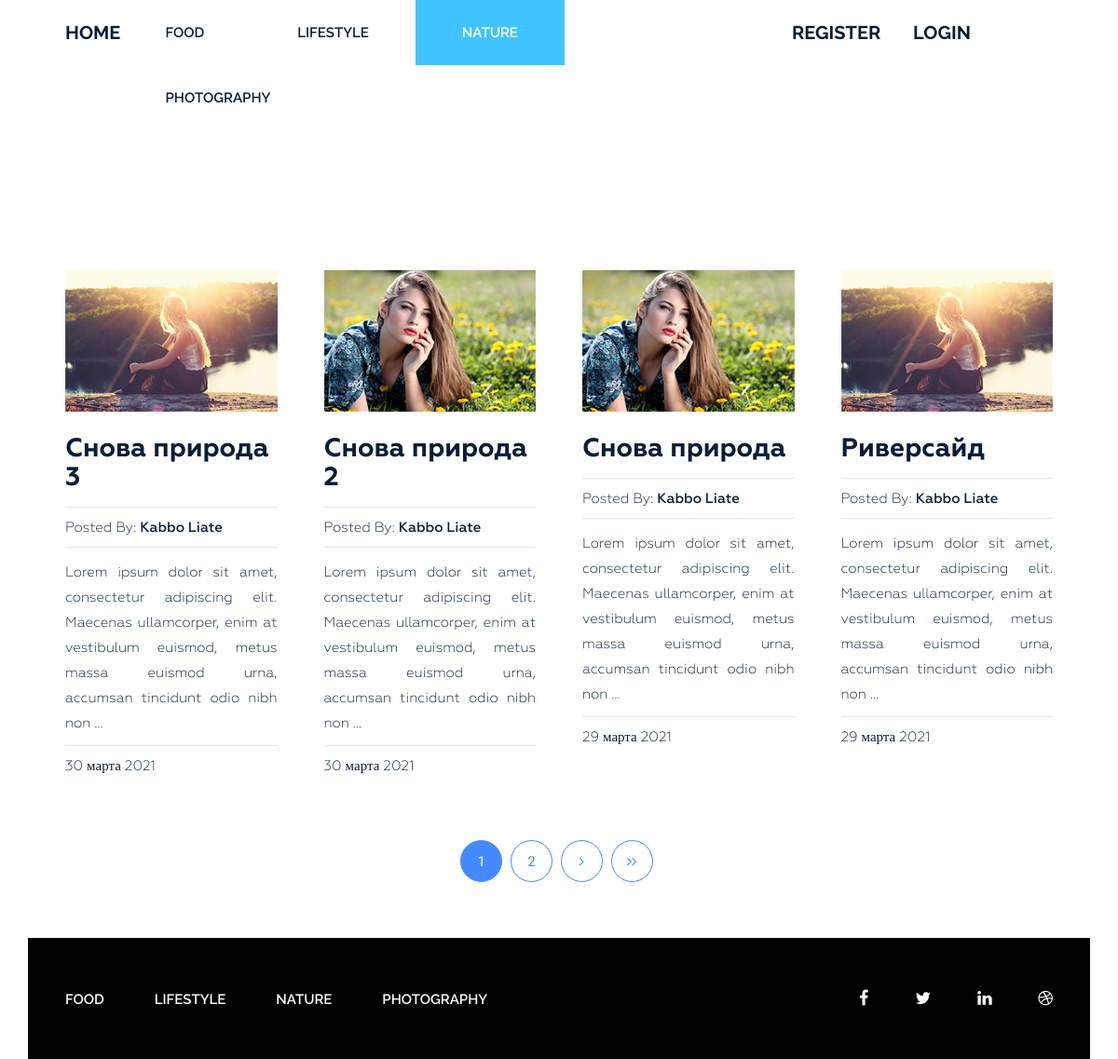
Before: /category/nature/ with the older database file.
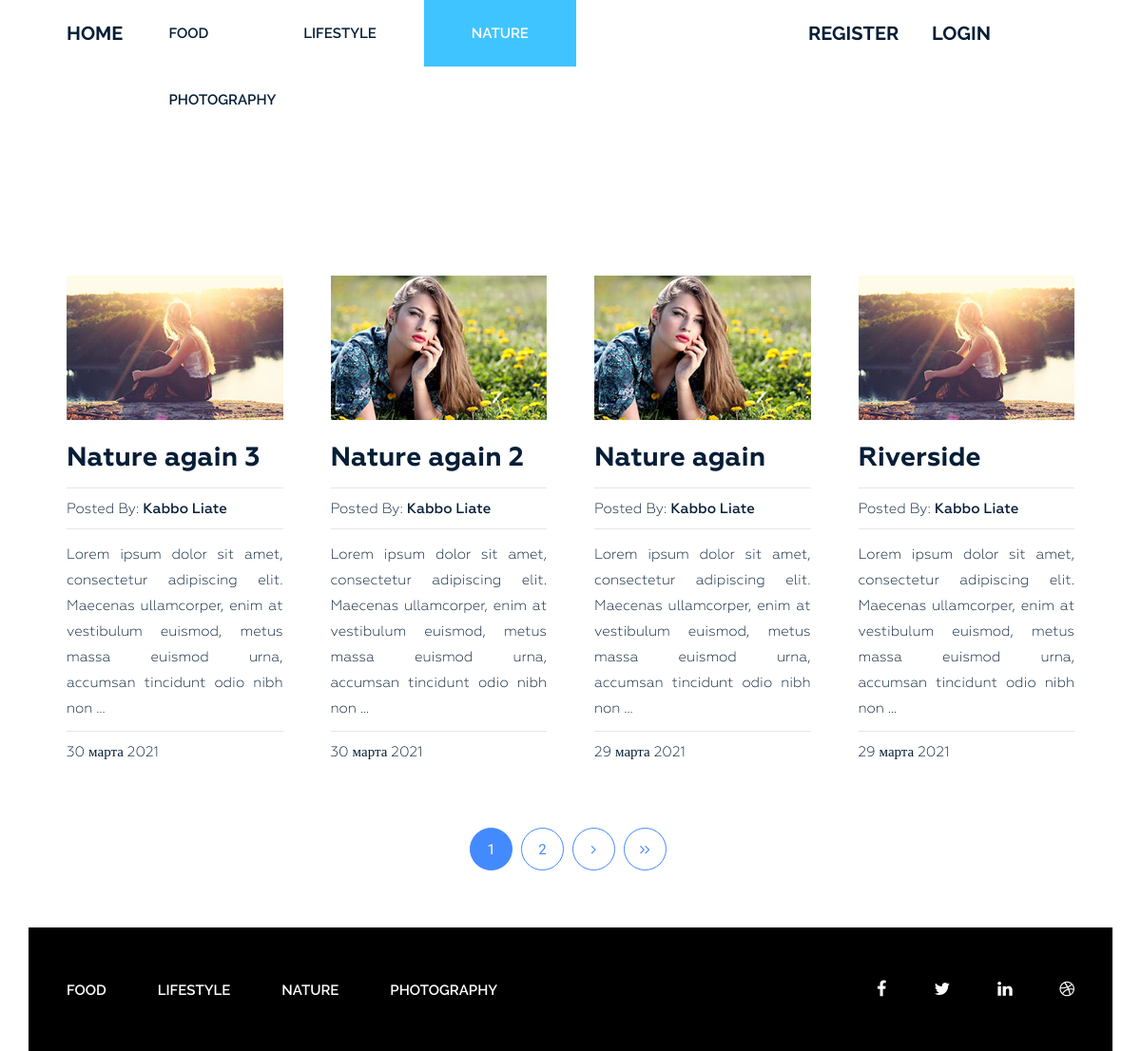
After: the same page with the newer database file.
### blog/models.py (models this page shows, shortened)
class Category(models.Model):
    title = models.CharField(max_length=255, verbose_name="Category",)
    slug = models.SlugField(max_length=255, verbose_name="Url", unique=True)
    def __str__(self):
        return self.title
    def get_absolute_url(self):  # для ссылок
        return reverse_lazy("category", kwargs={"slug": self.slug, })
    class Meta:
        verbose_name = "Category"
        verbose_name_plural = "Categories"
        ordering = ["title"]

class Post(models.Model):
    title = models.CharField(max_length=255, verbose_name="Title",)
    slug = models.SlugField(max_length=255, verbose_name="Url", unique=True)
    author = models.CharField(max_length=100, verbose_name="Author", )
    content = models.TextField(verbose_name="Content",blank=True,)
    created_at = models.DateTimeField(auto_now_add=True, verbose_name="Creation date", )
    photo = models.ImageField(upload_to="photos/%Y/%m/%d/", blank=True, verbose_name="Photo", )
    views = models.IntegerField(default=0, verbose_name="Views", )
    category = models.ForeignKey(Category, on_delete=models.PROTECT,related_name="posts", verbose_name="Category", )
    tags  = models.ManyToManyField(Tag, blank=True, related_name="posts", verbose_name="Tag",)
    is_main = models.BooleanField(default=False, verbose_name="On main?")
    def get_absolute_url(self):  # для ссылок
        return reverse_lazy("post", kwargs={"slug": self.slug, })
    class Meta:
        verbose_name = "Post"
        verbose_name_plural = "Posts"
        ordering = ["-created_at"]

### blog/views.py (the view)
# urls.py: path('category/<str:slug>/', PostsByCategory.as_view(), name="category"),
class PostsByCategory(ListView):
    template_name = "blog/category.html"
    context_object_name = "posts"
    paginate_by = 4
    allow_empty = False
    def get_queryset(self):
        return Post.objects.filter(category__slug=self.kwargs["slug"])
    def get_context_data(self, *, object_list=None, **kwargs):
        context = super().get_context_data(**kwargs)
        context["title"] = Category.objects.get(slug=self.kwargs["slug"])
        return context

### blog/templatetags/menu.py (called while the page is built)
@register.inclusion_tag("blog/menu_tpl.html")
def show_menu(menu_class='menu'):
    categories = Category.objects.all()            # обращаемся в кэш, если там нет ничего то заполняем на 500сек
    return {"categories": categories, "menu_class": menu_class }

### blog/templates/blog/category.html (shortened to what this page needs)
{% extends "base.html" %}
{% load static %}
{% block content %}
<section class="blog-post-area">
    <div class="container">
        <div class="row">
            <div class="blog-post-area-style">
                {% for p in posts %}
                <div class="col-md-3">
                    <div class="single-post">
                        {% if p.photo %}
                        <img src="{{ p.photo.url }}" alt="{{p.title}}">
                        {% else %}
                        <img src="https://picsum.photos/id/443/300/201?grayscale" alt="{{p.title}}">
                        {% endif %}
                        <h3><a href="{{ p.get_absolute_url }}">{{p.title}}</a></h3>
                        <h4><span>Posted By: <span class="author-name">{{p.author}}</span></span>
                        </h4>
                        {{p.content | truncatewords_html:23 | safe }}
                        <h4><span>{{ p.created_at | date:"j E Y" }}</span></h4>
                    </div>
                </div>
                {% endfor %}
            </div>
        </div>
    </div>
    {%include "inc/_pagination.html"%}
</section>
{% endblock %}

### templates/base.html (shortened to what this page needs)
{% load static %}
{% load cache %}
<!DOCTYPE html>
<html lang="en">
<head>
    <link rel="stylesheet" href="{% static 'css/bootstrap.css' %}">
    <link rel="stylesheet" href="{% static 'css/font-awesome.min.css' %}">
    <link rel="stylesheet" href="{% static 'css/owl.carousel.min.css' %}">
    <link rel="stylesheet" href="{% static 'css/owl.theme.default.min.css' %}">
    <link rel="stylesheet" href="{% static 'style.css' %}">
    <link rel="stylesheet" href="{% static 'responsive.css' %}">
</head>
<body>
    <div class="wrapper">
        {%include "inc/_header.html"%}
                {% block content %} {% endblock %}
        {% cache 60 footer %}
        {%include "inc/_footer.html"%}
        {% endcache %}
    </div>
</body>
</html>

### templates/inc/_header.html
{% load menu %}
<header class="header">
    <div class="container">
        <div class="row">
            <div class="col-md-1">
                <div class="logo">
                    <h2><a href="{% url 'home' %}">Home</a></h2>
                </div>
            </div>
            <div class="col-md-7">
                {% show_menu %}
            </div>
            <div class="col-md-4">
                <div class="logo">
                    <div class="row">
                        {%if request.user.is_authenticated %}
                        <div class="col-md-4">
                            <h2 style="font-size:25px;font-weight:600">Welcome, {{user.username}}</h2>
                        </div>
                        <div class="col-md-4">
                            <h2><a href="{% url 'logout' %}">Logout</a></h2>
                        </div>
                        {%else%}
                        <div class="col-md-4">
                            <h2><a href="{% url 'register' %}">Register</a></h2>
                        </div>
                        <div class="col-md-4">
                            <h2><a href="{% url 'login' %}">Login</a></h2>
                        </div>
                        {%endif%}
                    </div>
                </div>
            </div>
        </div>
    </div>
</header>

### blog/templates/blog/menu_tpl.html
<div class="{{menu_class}}">
    <ul>
        {% for i in categories %}
        <li><a href="{{ i.get_absolute_url }}">{{ i.title }}</a></li>
        {% endfor %}
    </ul>
</div>

### templates/inc/_pagination.html (shortened to what this page needs)
{% if page_obj.has_other_pages %}
{% if s %}
<div class="pegination">
    <div class="nav-links">
        {% if page_obj.has_previous %}
        <a class="page-numbers" href="?{{ s }}page={{ page_obj.previous_page_number }}" tabindex="-1"
           aria-disabled="true"><i class="fa fa-angle-left" aria-hidden="true"></i></a>
        {% endif %}
        {% for p in page_obj.paginator.page_range%}
        {% if page_obj.number == p %}
        <a class="page-numbers current" href="?{{ s }}page={{p}}">{{p}}</a>
        {% elif p > page_obj.number|add:-3 and p < page_obj.number|add:3 %}
        <a class="page-numbers" href="?{{ s }}page={{p}}">{{p}}</a>
        {% endif %}
        {% endfor %}
        {% if page_obj.has_next %}
        <a class="page-numbers" href="?{{ s }}page={{ page_obj.next_page_number }}" tabindex="-1"
           aria-disabled="true"><i class="fa fa-angle-right" aria-hidden="true"></i></a>
        <a class="page-numbers" href="?{{ s }}page={{ page_obj.paginator.num_pages }}"><i class="fa fa-angle-right"
                                                                                   aria-hidden="true"></i><i
                class="fa fa-angle-right" aria-hidden="true"></i></a>
        {% endif %}
    </div>
</div>
{%else%}
<div class="pegination">
    <div class="nav-links">
        {% for p in page_obj.paginator.page_range%}
        {% if page_obj.number == p %}
        <a class="page-numbers current" href="?page={{p}}">{{p}}</a>
        {% elif p > page_obj.number|add:-3 and p < page_obj.number|add:3 %}
        <a class="page-numbers" href="?page={{p}}">{{p}}</a>
        {% endif %}
        {% endfor %}
        {% if page_obj.has_next %}
        <a class="page-numbers" href="?page={{ page_obj.next_page_number }}" tabindex="-1"
           aria-disabled="true"><i class="fa fa-angle-right" aria-hidden="true"></i></a>
        <a class="page-numbers" href="?page={{ page_obj.paginator.num_pages }}"><i class="fa fa-angle-right"
                                                                                   aria-hidden="true"></i><i
                class="fa fa-angle-right" aria-hidden="true"></i></a>
        {% endif %}
    </div>
</div>
{%endif%}
    {% else %}
<div class="col-md-12" style="height:25px;clear:both;"></div>
{% endif %}

### templates/inc/_footer.html
{% load menu %}
<footer class="footer">
    <div class="container">
        <div class="row">
            <div class="col-md-12">
                <div class="footer-bg">
                    <div class="row">
                        <div class="col-md-9">
                            {% show_menu "footer-menu" %}
                        </div>
                        <div class="col-md-3">
                            <div class="footer-icon">
                                <p><a href="#"><i class="fa fa-facebook" aria-hidden="true"></i></a><a href="#"><i
                                        class="fa fa-twitter" aria-hidden="true"></i></a><a href="https://www.instagram.com/oksi_lashes/"><i
                                        class="fa fa-linkedin" aria-hidden="true"></i></a><a href="/"><i
                                        class="fa fa-dribbble" aria-hidden="true"></i></a></p>
                            </div>
                        </div>
                    </div>
                </div>
            </div>
        </div>
    </div>
</footer>

### siteblog/static/style.css (style rules this page uses)
.wrapper header.header .logo h2 { margin: 0 0 0 40px; padding: 0; }
.wrapper header.header .logo h2 a { color: #061e37; font-family: "Raleway", sans-serif; font-size: 20px; font-weight: 700; text-decoration: none; line-height: 70px; padding: 22px 0; text-transform: uppercase; }
.wrapper header.header .menu { margin: 0 }
.wrapper header.header .menu ul { float: right; margin: 0; padding: 0; margin-right: 4px; }
.wrapper header.header .menu ul li { display: inline-block; list-style: outside none none; margin: 0 -4px 0 0; }
.wrapper header.header .menu ul li a { color: rgb(6, 30, 55); font-family: "Raleway", sans-serif; font-size: 15px; font-weight: 600; line-height: 70px; padding: 26px 50px; text-decoration: none; text-transform: uppercase; }
.wrapper header.header .menu ul li.active a { background: #40c4ff; color: #fff; }
section.blog-post-area { margin-top: 50px; }
section.blog-post-area img { width: 100%; }
section.blog-post-area .single-post { padding-right: 20px; margin: 100px 0px 0px; }
section.blog-post-area h4 span { font-family: Geometria; font-weight: 400; font-size: 15px; color: #061e37; text-decoration: none; }
section.blog-post-area h4 span.author-name { font-weight: 500; }
.blog-post-area .single-post h3 a { font-family: Geometria; font-size: 28px; font-weight: 700; text-decoration: none; color: #061e37; }
.blog-post-area .single-post p { color: #061e37; font-family: Geometria; font-size: 15px; font-weight: 400; line-height: 27px; padding-top: 14px; position: relative; text-align: justify; }
.blog-post-area .single-post h4 { margin-bottom: 12px; padding-top: 10px; position: relative; }
.blog-post-area .single-post h4::before { background: #e6e6e6 none repeat scroll 0 0; content: ""; height: 1px; position: absolute; top: 0; width: 100%; }
.blog-post-area .single-post p::before { background: #e6e6e6 none repeat scroll 0 0; content: ""; height: 1px; position: absolute; top: 0; width: 100%; }
.blog-post-area .single-post h3 { margin: 25px 0 15px; }
.blog-post-area .pegination { margin-top: 60px; margin-bottom: 60px; }
.blog-post-area .pegination .nav-links { margin: 0; padding: 0; text-align: center; }
.blog-post-area .pegination .nav-links .page-numbers { border: 1px solid #448aff; border-radius: 50%; color: #448aff; display: inline-block; font-family: "Roboto", sans-serif; font-size: 15px; font-weight: 400; height: 45px; line-height: 45px; list-style: outside none none; margin-right: 5px; text-align: center; width: 45px; }
.blog-post-area .blog-post-area-style { margin: 0 20px 0 40px; }
.blog-post-area .pegination .nav-links .page-numbers.current { background: #448aff; color: #fff; }
.blog-post-area .pegination .nav-links a { text-decoration: none; }
.wrapper footer.footer { height: 130px; }
.wrapper footer .footer-bg { background: #000 none repeat scroll 0 0; height: 130px; overflow: hidden; }
.wrapper footer.footer .footer-menu { margin: 0 }
.wrapper footer.footer .footer-menu ul { line-height: 130px; margin: 0; padding: 0; }
.wrapper footer.footer .footer-menu ul li { display: inline; list-style: outside none none; margin: 0; padding: 30px 0px; }
.wrapper footer.footer .footer-menu ul li a { color: #fff; font-family: "Raleway", sans-serif; font-size: 15px; font-weight: 600; line-height: 70px; margin-left: 40px; padding: 26px 10px 26px 0; text-decoration: none; text-transform: uppercase; }
.wrapper footer.footer .footer-icon p { float: right; line-height: 130px; }
.wrapper footer.footer .footer-icon p i { color: #fff; font-size: 18px; margin-right: 30px; padding: 10px; }

Changed rows visible on the page:
changed Post: title "Снова природа 3" → "Nature again 3"
changed Post: title "Снова природа 2" → "Nature again 2"
changed Post: title "Снова природа" → "Nature again"
changed Post: title "Риверсайд" → "Riverside"
